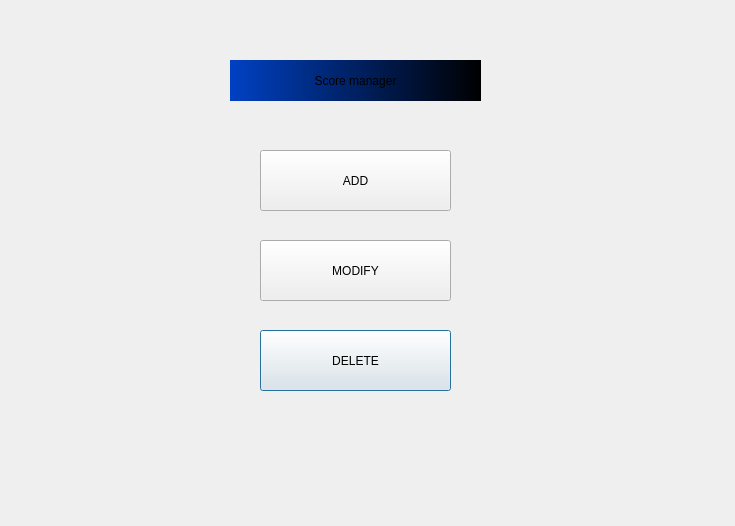
<?xml version="1.0" encoding="UTF-8"?>
<ui version="4.0">
 <class>Dialog</class>
 <widget class="QDialog" name="Dialog">
  <property name="geometry">
   <rect>
    <x>0</x>
    <y>0</y>
    <width>735</width>
    <height>526</height>
   </rect>
  </property>
  <property name="windowTitle">
   <string>Dialog</string>
  </property>
  <property name="styleSheet">
   <string notr="true">QProgressBar:horizontal {
    border: 1px solid #3A3939;
    text-align: center;
    padding: 1px;
    background: #201F1F;
}
QProgressBar::chunk:horizontal {
    background-color: qlineargradient(spread:reflect, x1:1, y1:0.545, x2:1, y2:0, stop:0 rgba(28, 66, 111, 255), stop:1 rgba(37, 87, 146, 255));
}

QToolTip
{
    border: 1px solid #3A3939;
    background-color: rgb(90, 102, 117);;
    color: white;
    padding: 1px;
    opacity: 200;
}

QWidget
{
    color: silver;
    background-color: #302F2F;
    selection-background-color:#3d8ec9;
    selection-color: black;
    background-clip: border;
    border-image: none;
    outline: 0;
}

QWidget:item:hover
{
    background-color: #78879b;
    color: black;
}

QWidget:item:selected
{
    background-color: #3d8ec9;
}

QCheckBox
{
    spacing: 5px;
    outline: none;
    color: #bbb;
    margin-bottom: 2px;
}

QCheckBox:disabled
{
    color: #777777;
}
QCheckBox::indicator,
QGroupBox::indicator
{
    width: 18px;
    height: 18px;
}
QGroupBox::indicator
{
    margin-left: 2px;
}

QCheckBox::indicator:unchecked,
QCheckBox::indicator:unchecked:hover,
QGroupBox::indicator:unchecked,
QGroupBox::indicator:unchecked:hover
{
    image: url(:/dark_blue/img/checkbox_unchecked.png);
}

QCheckBox::indicator:unchecked:focus,
QCheckBox::indicator:unchecked:pressed,
QGroupBox::indicator:unchecked:focus,
QGroupBox::indicator:unchecked:pressed
{
  border: none;
    image: url(:/dark_blue/img/checkbox_unchecked_focus.png);
}

QCheckBox::indicator:checked,
QCheckBox::indicator:checked:hover,
QGroupBox::indicator:checked,
QGroupBox::indicator:checked:hover
{
    image: url(:/dark_blue/img/checkbox_checked.png);
}

QCheckBox::indicator:checked:focus,
QCheckBox::indicator:checked:pressed,
QGroupBox::indicator:checked:focus,
QGroupBox::indicator:checked:pressed
{
  border: none;
    image: url(:/dark_blue/img/checkbox_checked_focus.png);
}

QCheckBox::indicator:indeterminate,
QCheckBox::indicator:indeterminate:hover,
QCheckBox::indicator:indeterminate:pressed
QGroupBox::indicator:indeterminate,
QGroupBox::indicator:indeterminate:hover,
QGroupBox::indicator:indeterminate:pressed
{
    image: url(:/dark_blue/img/checkbox_indeterminate.png);
}

QCheckBox::indicator:indeterminate:focus,
QGroupBox::indicator:indeterminate:focus
{
    image: url(:/dark_blue/img/checkbox_indeterminate_focus.png);
}

QCheckBox::indicator:checked:disabled,
QGroupBox::indicator:checked:disabled
{
    image: url(:/dark_blue/img/checkbox_checked_disabled.png);
}

QCheckBox::indicator:unchecked:disabled,
QGroupBox::indicator:unchecked:disabled
{
    image: url(:/dark_blue/img/checkbox_unchecked_disabled.png);
}

QRadioButton
{
    spacing: 5px;
    outline: none;
    color: #bbb;
    margin-bottom: 2px;
}

QRadioButton:disabled
{
    color: #777777;
}
QRadioButton::indicator
{
    width: 21px;
    height: 21px;
}

QRadioButton::indicator:unchecked,
QRadioButton::indicator:unchecked:hover
{
    image: url(:/dark_blue/img/radio_unchecked.png);
}

QRadioButton::indicator:unchecked:focus,
QRadioButton::indicator:unchecked:pressed
{
  border: none;
  outline: none;
    image: url(:/dark_blue/img/radio_unchecked_focus.png);
}

QRadioButton::indicator:checked,
QRadioButton::indicator:checked:hover
{
  border: none;
  outline: none;
    image: url(:/dark_blue/img/radio_checked.png);
}

QRadioButton::indicator:checked:focus,
QRadioButton::indicato::menu-arrowr:checked:pressed
{
  border: none;
  outline: none;
    image: url(:/dark_blue/img/radio_checked_focus.png);
}

QRadioButton::indicator:indeterminate,
QRadioButton::indicator:indeterminate:hover,
QRadioButton::indicator:indeterminate:pressed
{
        image: url(:/dark_blue/img/radio_indeterminate.png);
}

QRadioButton::indicator:checked:disabled
{
  outline: none;
  image: url(:/dark_blue/img/radio_checked_disabled.png);
}

QRadioButton::indicator:unchecked:disabled
{
    image: url(:/dark_blue/img/radio_unchecked_disabled.png);
}


QMenuBar
{
    background-color: #302F2F;
    color: silver;
}

QMenuBar::item
{
    background: transparent;
}

QMenuBar::item:selected
{
    background: transparent;
    border: 1px solid #3A3939;
}

QMenuBar::item:pressed
{
    border: 1px solid #3A3939;
    background-color: #3d8ec9;
    color: black;
    margin-bottom:-1px;
    padding-bottom:1px;
}

QMenu
{
    border: 1px solid #3A3939;
    color: silver;
    margin: 1px;
}

QMenu::icon
{
    margin: 1px;
}

QMenu::item
{
    padding: 2px 2px 2px 25px;
    margin-left: 5px;
    border: 1px solid transparent; /* reserve space for selection border */
}

QMenu::item:selected
{
    color: black;
}

QMenu::separator {
    height: 2px;
    background: lightblue;
    margin-left: 10px;
    margin-right: 5px;
}

QMenu::indicator {
    width: 16px;
    height: 16px;
}

/* non-exclusive indicator = check box style indicator
   (see QActionGroup::setExclusive) */
QMenu::indicator:non-exclusive:unchecked {
    image: url(:/dark_blue/img/checkbox_unchecked.png);
}

QMenu::indicator:non-exclusive:unchecked:selected {
    image: url(:/dark_blue/img/checkbox_unchecked_disabled.png);
}

QMenu::indicator:non-exclusive:checked {
    image: url(:/dark_blue/img/checkbox_checked.png);
}

QMenu::indicator:non-exclusive:checked:selected {
    image: url(:/dark_blue/img/checkbox_checked_disabled.png);
}

/* exclusive indicator = radio button style indicator (see QActionGroup::setExclusive) */
QMenu::indicator:exclusive:unchecked {
    image: url(:/dark_blue/img/radio_unchecked.png);
}

QMenu::indicator:exclusive:unchecked:selected {
    image: url(:/dark_blue/img/radio_unchecked_disabled.png);
}

QMenu::indicator:exclusive:checked {
    image: url(:/dark_blue/img/radio_checked.png);
}

QMenu::indicator:exclusive:checked:selected {
    image: url(:/dark_blue/img/radio_checked_disabled.png);
}

QMenu::right-arrow {
    margin: 5px;
    image: url(:/dark_blue/img/right_arrow.png)
}


QWidget:disabled
{
    color: #808080;
    background-color: #302F2F;
}

QAbstractItemView
{
    alternate-background-color: #3A3939;
    color: silver;
    border: 1px solid 3A3939;
    border-radius: 2px;
    padding: 1px;
}

QWidget:focus, QMenuBar:focus
{
    border: 1px solid #78879b;
}

QTabWidget:focus, QCheckBox:focus, QRadioButton:focus, QSlider:focus
{
    border: none;
}

QLineEdit
{
    background-color: #201F1F;
    padding: 2px;
    border-style: solid;
    border: 1px solid #3A3939;
    border-radius: 2px;
    color: silver;
}

QGroupBox {
    border:1px solid #3A3939;
    border-radius: 2px;
    margin-top: 20px;
    background-color: #302F2F;
    color: silver;
}

QGroupBox::title {
    subcontrol-origin: margin;
    subcontrol-position: top center;
    padding-left: 10px;
    padding-right: 10px;
    padding-top: 10px;
}

QAbstractScrollArea
{
    border-radius: 2px;
    border: 1px solid #3A3939;
    background-color: transparent;
}

QScrollBar:horizontal
{
    height: 15px;
    margin: 3px 15px 3px 15px;
    border: 1px transparent #2A2929;
    border-radius: 4px;
    background-color: #2A2929;
}

QScrollBar::handle:horizontal
{
    background-color: #605F5F;
    min-width: 5px;
    border-radius: 4px;
}

QScrollBar::add-line:horizontal
{
    margin: 0px 3px 0px 3px;
    border-image: url(:/dark_blue/img/right_arrow_disabled.png);
    width: 10px;
    height: 10px;
    subcontrol-position: right;
    subcontrol-origin: margin;
}

QScrollBar::sub-line:horizontal
{
    margin: 0px 3px 0px 3px;
    border-image: url(:/dark_blue/img/left_arrow_disabled.png);
    height: 10px;
    width: 10px;
    subcontrol-position: left;
    subcontrol-origin: margin;
}

QScrollBar::add-line:horizontal:hover,QScrollBar::add-line:horizontal:on
{
    border-image: url(:/dark_blue/img/right_arrow.png);
    height: 10px;
    width: 10px;
    subcontrol-position: right;
    subcontrol-origin: margin;
}


QScrollBar::sub-line:horizontal:hover, QScrollBar::sub-line:horizontal:on
{
    border-image: url(:/dark_blue/img/left_arrow.png);
    height: 10px;
    width: 10px;
    subcontrol-position: left;
    subcontrol-origin: margin;
}

QScrollBar::up-arrow:horizontal, QScrollBar::down-arrow:horizontal
{
    background: none;
}


QScrollBar::add-page:horizontal, QScrollBar::sub-page:horizontal
{
    background: none;
}

QScrollBar:vertical
{
    background-color: #2A2929;
    width: 15px;
    margin: 15px 3px 15px 3px;
    border: 1px transparent #2A2929;
    border-radius: 4px;
}

QScrollBar::handle:vertical
{
    background-color: #605F5F;
    min-height: 5px;
    border-radius: 4px;
}

QScrollBar::sub-line:vertical
{
    margin: 3px 0px 3px 0px;
    border-image: url(:/dark_blue/img/up_arrow_disabled.png);
    height: 10px;
    width: 10px;
    subcontrol-position: top;
    subcontrol-origin: margin;
}

QScrollBar::add-line:vertical
{
    margin: 3px 0px 3px 0px;
    border-image: url(:/dark_blue/img/down_arrow_disabled.png);
    height: 10px;
    width: 10px;
    subcontrol-position: bottom;
    subcontrol-origin: margin;
}

QScrollBar::sub-line:vertical:hover,QScrollBar::sub-line:vertical:on
{

    border-image: url(:/dark_blue/img/up_arrow.png);
    height: 10px;
    width: 10px;
    subcontrol-position: top;
    subcontrol-origin: margin;
}


QScrollBar::add-line:vertical:hover, QScrollBar::add-line:vertical:on
{
    border-image: url(:/dark_blue/img/down_arrow.png);
    height: 10px;
    width: 10px;
    subcontrol-position: bottom;
    subcontrol-origin: margin;
}

QScrollBar::up-arrow:vertical, QScrollBar::down-arrow:vertical
{
    background: none;
}


QScrollBar::add-page:vertical, QScrollBar::sub-page:vertical
{
    background: none;
}

QTextEdit
{
    background-color: #201F1F;
    color: silver;
    border: 1px solid #3A3939;
}

QPlainTextEdit
{
    background-color: #201F1F;;
    color: silver;
    border-radius: 2px;
    border: 1px solid #3A3939;
}

QHeaderView::section
{
    background-color: #3A3939;
    color: silver;
    padding-left: 4px;
    border: 1px solid #6c6c6c;
}

QSizeGrip {
    image: url(:/dark_blue/img/sizegrip.png);
    width: 12px;
    height: 12px;
}

QMainWindow
{
    background-color: #302F2F;

}

QMainWindow::separator
{
    background-color: #302F2F;
    color: white;
    padding-left: 4px;
    spacing: 2px;
    border: 1px dashed #3A3939;
}

QMainWindow::separator:hover
{

    background-color: #787876;
    color: white;
    padding-left: 4px;
    border: 1px solid #3A3939;
    spacing: 2px;
}


QMenu::separator
{
    height: 1px;
    background-color: #3A3939;
    color: white;
    padding-left: 4px;
    margin-left: 10px;
    margin-right: 5px;
}


QFrame
{
    border-radius: 2px;
    border: 1px solid #444;
}

QFrame[frameShape=&quot;0&quot;]
{
    border-radius: 2px;
    border: 1px transparent #444;
}

QStackedWidget
{
    background-color: #302F2F;
    border: 1px transparent black;
}

QToolBar {
    border: 1px transparent #393838;
    background: 1px solid #302F2F;
    font-weight: bold;
}

QToolBar::handle:horizontal {
    image: url(:/dark_blue/img/Hmovetoolbar.png);
}
QToolBar::handle:vertical {
    image: url(:/dark_blue/img/Vmovetoolbar.png);
}
QToolBar::separator:horizontal {
    image: url(:/dark_blue/img/Hsepartoolbar.png);
}
QToolBar::separator:vertical {
    image: url(:/dark_blue/img/Vsepartoolbars.png);
}

QPushButton
{
    color: silver;
    background-color: #302F2F;
    border-width: 2px;
    border-color: #4A4949;
    border-style: solid;
    padding-top: 2px;
    padding-bottom: 2px;
    padding-left: 10px;
    padding-right: 10px;
    border-radius: 4px;
    /* outline: none; */
    /* min-width: 40px; */
}

QPushButton:disabled
{
    background-color: #302F2F;
    border-width: 2px;
    border-color: #3A3939;
    border-style: solid;
    padding-top: 2px;
    padding-bottom: 2px;
    padding-left: 10px;
    padding-right: 10px;
    /*border-radius: 2px;*/
    color: #808080;
}

QPushButton:focus {
    background-color: #3d8ec9;
    color: white;
}

QComboBox
{
    selection-background-color: #3d8ec9;
    background-color: #201F1F;
    border-style: solid;
    border: 1px solid #3A3939;
    border-radius: 2px;
    padding: 2px;
    min-width: 75px;
}

QPushButton:checked{
    background-color: #4A4949;
    border-color: #6A6969;
}

QPushButton:hover {
    border: 2px solid #78879b;
    color: silver;
}

QComboBox:hover, QAbstractSpinBox:hover,QLineEdit:hover,QTextEdit:hover,QPlainTextEdit:hover,QAbstractView:hover,QTreeView:hover
{
    border: 1px solid #78879b;
    color: silver;
}

QComboBox:on
{
    background-color: #626873;
    padding-top: 3px;
    padding-left: 4px;
    selection-background-color: #4a4a4a;
}

QComboBox QAbstractItemView
{
    background-color: #201F1F;
    border-radius: 2px;
    border: 1px solid #444;
    selection-background-color: #3d8ec9;
    color: silver;
}

QComboBox::drop-down
{
    subcontrol-origin: padding;
    subcontrol-position: top right;
    width: 15px;

    border-left-width: 0px;
    border-left-color: darkgray;
    border-left-style: solid;
    border-top-right-radius: 3px;
    border-bottom-right-radius: 3px;
}

QComboBox::down-arrow
{
    image: url(:/dark_blue/img/down_arrow_disabled.png);
}

QComboBox::down-arrow:on, QComboBox::down-arrow:hover,
QComboBox::down-arrow:focus
{
    image: url(:/dark_blue/img/down_arrow.png);
}

QPushButton:pressed
{
    background-color: #484846;
}

QAbstractSpinBox {
    padding-top: 2px;
    padding-bottom: 2px;
    border: 1px solid #3A3939;
    background-color: #201F1F;
    color: silver;
    border-radius: 2px;
    min-width: 75px;
}

QAbstractSpinBox:up-button
{
    background-color: transparent;
    subcontrol-origin: border;
    subcontrol-position: top right;
}

QAbstractSpinBox:down-button
{
    background-color: transparent;
    subcontrol-origin: border;
    subcontrol-position: bottom right;
}

QAbstractSpinBox::up-arrow,QAbstractSpinBox::up-arrow:disabled,QAbstractSpinBox::up-arrow:off {
    image: url(:/dark_blue/img/up_arrow_disabled.png);
    width: 10px;
    height: 10px;
}
QAbstractSpinBox::up-arrow:hover
{
    image: url(:/dark_blue/img/up_arrow.png);
}


QAbstractSpinBox::down-arrow,QAbstractSpinBox::down-arrow:disabled,QAbstractSpinBox::down-arrow:off
{
    image: url(:/dark_blue/img/down_arrow_disabled.png);
    width: 10px;
    height: 10px;
}
QAbstractSpinBox::down-arrow:hover
{
    image: url(:/dark_blue/img/down_arrow.png);
}


QLabel
{
    border: 0px solid black;
}

QTabWidget{
    border: 1px transparent black;
}

QTabWidget::pane {
    border: 1px solid #444;
    border-radius: 3px;
    padding: 3px;
}

QTabBar
{
    qproperty-drawBase: 0;
    left: 5px; /* move to the right by 5px */
}

QTabBar:focus
{
    border: 0px transparent black;
}

QTabBar::close-button  {
    image: url(:/dark_blue/img/close.png);
    background: transparent;
}

QTabBar::close-button:hover
{
    image: url(:/dark_blue/img/close-hover.png);
    background: transparent;
}

QTabBar::close-button:pressed {
    image: url(:/dark_blue/img/close-pressed.png);
    background: transparent;
}

/* TOP TABS */
QTabBar::tab:top {
    color: #b1b1b1;
    border: 1px solid #4A4949;
    border-bottom: 1px transparent black;
    background-color: #302F2F;
    padding: 5px;
    border-top-left-radius: 2px;
    border-top-right-radius: 2px;
}

QTabBar::tab:top:!selected
{
    color: #b1b1b1;
    background-color: #201F1F;
    border: 1px transparent #4A4949;
    border-bottom: 1px transparent #4A4949;
    border-top-left-radius: 0px;
    border-top-right-radius: 0px;
}

QTabBar::tab:top:!selected:hover {
    background-color: #48576b;
}

/* BOTTOM TABS */
QTabBar::tab:bottom {
    color: #b1b1b1;
    border: 1px solid #4A4949;
    border-top: 1px transparent black;
    background-color: #302F2F;
    padding: 5px;
    border-bottom-left-radius: 2px;
    border-bottom-right-radius: 2px;
}

QTabBar::tab:bottom:!selected
{
    color: #b1b1b1;
    background-color: #201F1F;
    border: 1px transparent #4A4949;
    border-top: 1px transparent #4A4949;
    border-bottom-left-radius: 0px;
    border-bottom-right-radius: 0px;
}

QTabBar::tab:bottom:!selected:hover {
    background-color: #78879b;
}

/* LEFT TABS */
QTabBar::tab:left {
    color: #b1b1b1;
    border: 1px solid #4A4949;
    border-left: 1px transparent black;
    background-color: #302F2F;
    padding: 5px;
    border-top-right-radius: 2px;
    border-bottom-right-radius: 2px;
}

QTabBar::tab:left:!selected
{
    color: #b1b1b1;
    background-color: #201F1F;
    border: 1px transparent #4A4949;
    border-right: 1px transparent #4A4949;
    border-top-right-radius: 0px;
    border-bottom-right-radius: 0px;
}

QTabBar::tab:left:!selected:hover {
    background-color: #48576b;
}


/* RIGHT TABS */
QTabBar::tab:right {
    color: #b1b1b1;
    border: 1px solid #4A4949;
    border-right: 1px transparent black;
    background-color: #302F2F;
    padding: 5px;
    border-top-left-radius: 2px;
    border-bottom-left-radius: 2px;
}

QTabBar::tab:right:!selected
{
    color: #b1b1b1;
    background-color: #201F1F;
    border: 1px transparent #4A4949;
    border-right: 1px transparent #4A4949;
    border-top-left-radius: 0px;
    border-bottom-left-radius: 0px;
}

QTabBar::tab:right:!selected:hover {
    background-color: #48576b;
}

QTabBar QToolButton::right-arrow:enabled {
     image: url(:/dark_blue/img/right_arrow.png);
 }

 QTabBar QToolButton::left-arrow:enabled {
     image: url(:/dark_blue/img/left_arrow.png);
 }

QTabBar QToolButton::right-arrow:disabled {
     image: url(:/dark_blue/img/right_arrow_disabled.png);
 }

 QTabBar QToolButton::left-arrow:disabled {
     image: url(:/dark_blue/img/left_arrow_disabled.png);
 }


QDockWidget {
    border: 1px solid #403F3F;
    titlebar-close-icon: url(:/dark_blue/img/close.png);
    titlebar-normal-icon: url(:/dark_blue/img/undock.png);
}

QDockWidget::close-button, QDockWidget::float-button {
    border: 1px solid transparent;
    border-radius: 2px;
    background: transparent;
}

QDockWidget::close-button:hover, QDockWidget::float-button:hover {
    background: rgba(255, 255, 255, 10);
}

QDockWidget::close-button:pressed, QDockWidget::float-button:pressed {
    padding: 1px -1px -1px 1px;
    background: rgba(255, 255, 255, 10);
}

QTreeView, QListView, QTextBrowser, AtLineEdit, AtLineEdit::hover {
    border: 1px solid #444;
    background-color: silver;
    border-radius: 3px;
    margin-left: 3px;
    color: black;
}

QTreeView:branch:selected, QTreeView:branch:hover {
    background: url(:/dark_blue/img/transparent.png);
}

QTreeView::branch:has-siblings:!adjoins-item {
    border-image: url(:/dark_blue/img/transparent.png);
}

QTreeView::branch:has-siblings:adjoins-item {
    border-image: url(:/dark_blue/img/transparent.png);
}

QTreeView::branch:!has-children:!has-siblings:adjoins-item {
    border-image: url(:/dark_blue/img/transparent.png);
}

QTreeView::branch:has-children:!has-siblings:closed,
QTreeView::branch:closed:has-children:has-siblings {
    image: url(:/dark_blue/img/branch_closed.png);
}

QTreeView::branch:open:has-children:!has-siblings,
QTreeView::branch:open:has-children:has-siblings  {
    image: url(:/dark_blue/img/branch_open.png);
}

QTreeView::branch:has-children:!has-siblings:closed:hover,
QTreeView::branch:closed:has-children:has-siblings:hover {
    image: url(:/dark_blue/img/branch_closed-on.png);
    }

QTreeView::branch:open:has-children:!has-siblings:hover,
QTreeView::branch:open:has-children:has-siblings:hover  {
    image: url(:/dark_blue/img/branch_open-on.png);
    }

QListView::item:!selected:hover, QListView::item:!selected:hover, QTreeView::item:!selected:hover  {
    background: rgba(0, 0, 0, 0);
    outline: 0;
    color: #FFFFFF
}

QListView::item:selected:hover, QListView::item:selected:hover, QTreeView::item:selected:hover  {
    background: #3d8ec9;
    color: #FFFFFF;
}

QSlider::groove:horizontal {
    border: 1px solid #3A3939;
    height: 8px;
    background: #201F1F;
    margin: 2px 0;
    border-radius: 2px;
}

QSlider::handle:horizontal {
    background: QLinearGradient( x1: 0, y1: 0, x2: 0, y2: 1,
      stop: 0.0 silver, stop: 0.2 #a8a8a8, stop: 1 #727272);
    border: 1px solid #3A3939;
    width: 14px;
    height: 14px;
    margin: -4px 0;
    border-radius: 2px;
}

QSlider::groove:vertical {
    border: 1px solid #3A3939;
    width: 8px;
    background: #201F1F;
    margin: 0 0px;
    border-radius: 2px;
}

QSlider::handle:vertical {
    background: QLinearGradient( x1: 0, y1: 0, x2: 0, y2: 1, stop: 0.0 silver,
    stop: 0.2 #a8a8a8, stop: 1 #727272);
    border: 1px solid #3A3939;
    width: 14px;
    height: 14px;
    margin: 0 -4px;
    border-radius: 2px;
}

QToolButton {
    /*  background-color: transparent; */
    border: 2px transparent #4A4949;
    border-radius: 4px;
    background-color: dimgray;
    margin: 2px;
    padding: 2px;
}

QToolButton[popupMode=&quot;1&quot;] { /* only for MenuButtonPopup */
 padding-right: 20px; /* make way for the popup button */
 border: 2px transparent #4A4949;
 border-radius: 4px;
}

QToolButton[popupMode=&quot;2&quot;] { /* only for InstantPopup */
 padding-right: 10px; /* make way for the popup button */
 border: 2px transparent #4A4949;
}


QToolButton:hover, QToolButton::menu-button:hover {
    border: 2px solid #78879b;
}

QToolButton:checked, QToolButton:pressed,
    QToolButton::menu-button:pressed {
    background-color: #4A4949;
    border: 2px solid #78879b;
}

/* the subcontrol below is used only in the InstantPopup or DelayedPopup mode */
QToolButton::menu-indicator {
    image: url(:/dark_blue/img/down_arrow.png);
    top: -7px; left: -2px; /* shift it a bit */
}

/* the subcontrols below are used only in the MenuButtonPopup mode */
QToolButton::menu-button {
    border: 1px transparent #4A4949;
    border-top-right-radius: 6px;
    border-bottom-right-radius: 6px;
    /* 16px width + 4px for border = 20px allocated above */
    width: 16px;
    outline: none;
}

QToolButton::menu-arrow {
    image: url(:/dark_blue/img/down_arrow.png);
}

QToolButton::menu-arrow:open {
    top: 1px; left: 1px; /* shift it a bit */
    border: 1px solid #3A3939;
}

QPushButton::menu-indicator  {
    subcontrol-origin: padding;
    subcontrol-position: bottom right;
    left: 4px;
}

QTableView
{
    border: 1px solid #444;
    gridline-color: #6c6c6c;
    background-color: #201F1F;
}


QTableView, QHeaderView
{
    border-radius: 0px;
}

QTableView::item:pressed, QListView::item:pressed, QTreeView::item:pressed  {
    background: #78879b;
    color: #FFFFFF;
}

QTableView::item:selected:active, QTreeView::item:selected:active, QListView::item:selected:active  {
    background: #3d8ec9;
    color: #FFFFFF;
}


QHeaderView
{
    border: 1px transparent;
    border-radius: 2px;
    margin: 0px;
    padding: 0px;
}

QHeaderView::section  {
    background-color: #3A3939;
    color: silver;
    padding: 4px;
    border: 1px solid #6c6c6c;
    border-radius: 0px;
    text-align: center;
}

QHeaderView::section::vertical::first, QHeaderView::section::vertical::only-one
{
    border-top: 1px solid #6c6c6c;
}

QHeaderView::section::vertical
{
    border-top: transparent;
}

QHeaderView::section::horizontal::first, QHeaderView::section::horizontal::only-one
{
    border-left: 1px solid #6c6c6c;
}

QHeaderView::section::horizontal
{
    border-left: transparent;
}


QHeaderView::section:checked
 {
    color: white;
    background-color: #5A5959;
 }

 /* style the sort indicator */
QHeaderView::down-arrow {
    image: url(:/dark_blue/img/down_arrow.png);
}

QHeaderView::up-arrow {
    image: url(:/dark_blue/img/up_arrow.png);
}


QTableCornerButton::section {
    background-color: #3A3939;
    border: 1px solid #3A3939;
    border-radius: 2px;
}

QToolBox  {
    padding: 3px;
    border: 1px transparent black;
}

QToolBox::tab {
    color: #b1b1b1;
    background-color: #302F2F;
    border: 1px solid #4A4949;
    border-bottom: 1px transparent #302F2F;
    border-top-left-radius: 5px;
    border-top-right-radius: 5px;
}

 QToolBox::tab:selected { /* italicize selected tabs */
    font: italic;
    background-color: #302F2F;
    border-color: #3d8ec9;
 }

QStatusBar::item {
    border: 1px solid #3A3939;
    border-radius: 2px;
 }


QFrame[height=&quot;3&quot;], QFrame[width=&quot;3&quot;] {
    background-color: #AAA;
}


QSplitter::handle {
    border: 1px dashed #3A3939;
}

QSplitter::handle:hover {
    background-color: #787876;
    border: 1px solid #3A3939;
}

QSplitter::handle:horizontal {
    width: 1px;
}

QSplitter::handle:vertical {
    height: 1px;
}

QListWidget {
    background-color: silver;
    border-radius: 5px;
    margin-left: 5px;
}

QListWidget::item {
    color: black;
}

QMessageBox {
    messagebox-critical-icon	: url(:/dark_blue/img/critical.png);
    messagebox-information-icon	: url(:/dark_blue/img/information.png);
    messagebox-question-icon	: url(:/dark_blue/img/question.png);
    messagebox-warning-icon:    : url(:/dark_blue/img/warning.png);
}

ColorButton::enabled {
    border-radius: 0px;
    border: 1px solid #444444;
}

ColorButton::disabled {
    border-radius: 0px;
    border: 1px solid #AAAAAA;
}</string>
  </property>
  <widget class="QPushButton" name="pushButton_3">
   <property name="geometry">
    <rect>
     <x>260</x>
     <y>330</y>
     <width>191</width>
     <height>61</height>
    </rect>
   </property>
   <property name="text">
    <string>DELETE</string>
   </property>
  </widget>
  <widget class="QPushButton" name="pushButton">
   <property name="geometry">
    <rect>
     <x>260</x>
     <y>150</y>
     <width>191</width>
     <height>61</height>
    </rect>
   </property>
   <property name="text">
    <string>ADD</string>
   </property>
  </widget>
  <widget class="QLabel" name="label">
   <property name="geometry">
    <rect>
     <x>230</x>
     <y>60</y>
     <width>251</width>
     <height>41</height>
    </rect>
   </property>
   <property name="styleSheet">
    <string notr="true">background-color: qlineargradient(spread:pad, x1:0, y1:0, x2:1, y2:0, stop:0 rgba(0, 65, 195, 255), stop:1 rgba(0, 0, 0, 255));</string>
   </property>
   <property name="text">
    <string>Score manager</string>
   </property>
   <property name="alignment">
    <set>Qt::AlignCenter</set>
   </property>
  </widget>
  <widget class="QPushButton" name="pushButton_2">
   <property name="geometry">
    <rect>
     <x>260</x>
     <y>240</y>
     <width>191</width>
     <height>61</height>
    </rect>
   </property>
   <property name="text">
    <string>MODIFY</string>
   </property>
  </widget>
 </widget>
 <resources/>
 <connections/>
</ui>
